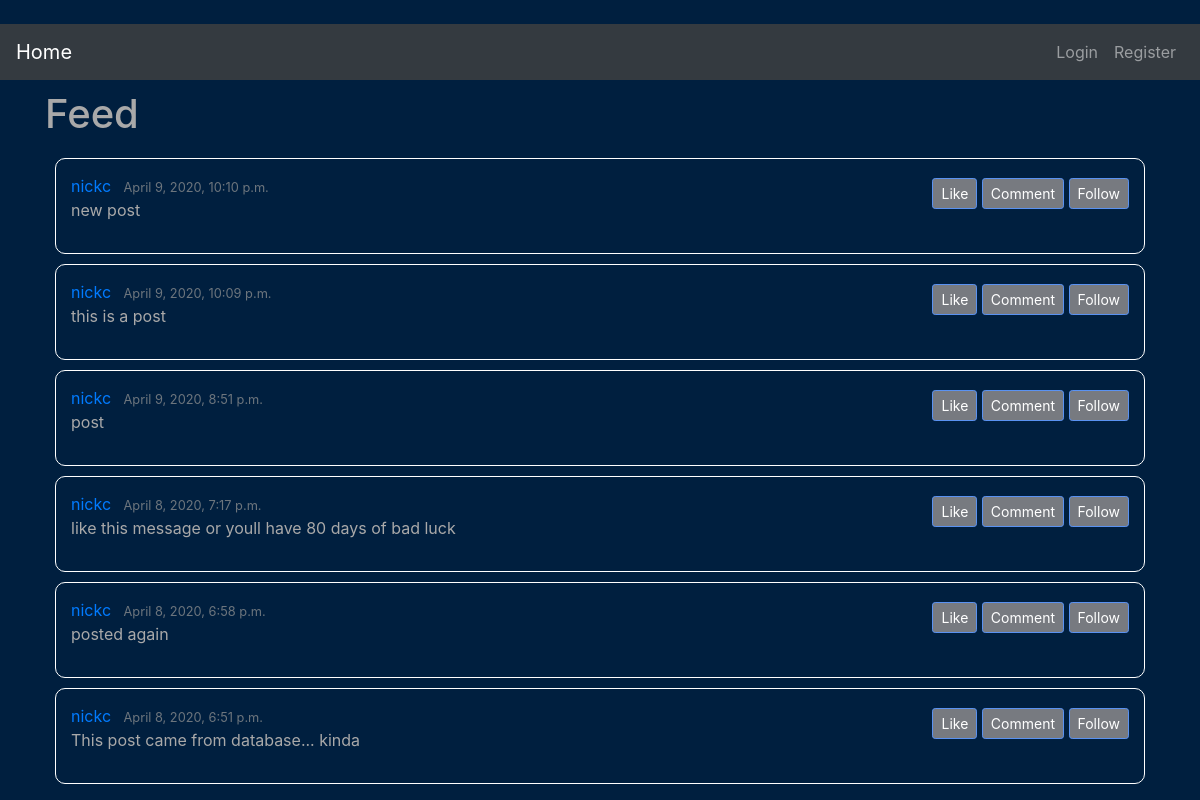
The app's page /, older data.
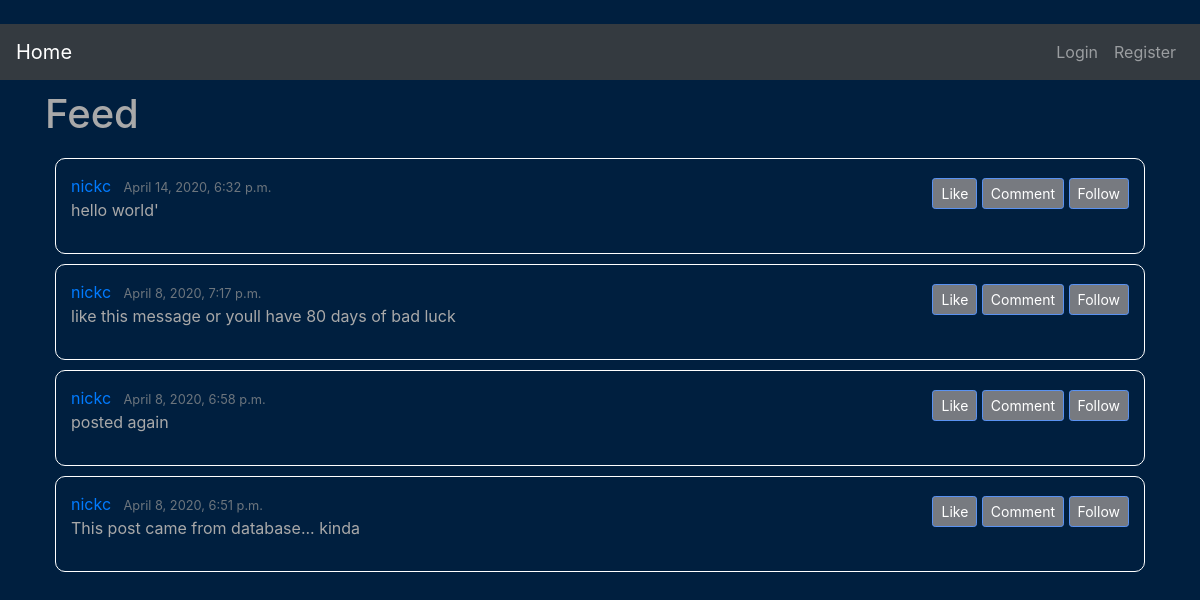
The same page, newer data.
### feed/models.py (models this page shows, shortened)
class Post(models.Model):
    content = models.TextField(max_length=280)  #sets 280 characters per post
    date_posted = models.DateTimeField(default=timezone.now)   #sets date/time when post is created
    username = models.ForeignKey(User, on_delete=models.CASCADE)      #related table is User. If user is deleted, delete posts as well
    likes = models.ManyToManyField(User, blank=True, related_name='likes')

### feed/views.py (the view)
# urls.py: path('', PostListView.as_view(), name='feed-home'),
class PostListView(ListView):
    model = Post     #tells listviewto query a post
    template_name = 'feed/feed.html'    #template w naming convention <app>/<model>_<viewtype>.html naming convention
    context_object_name = 'posts'
    ordering = ['-date_posted'] #chronological ordering

### feed/templates/feed/feed.html (shortened to what this page needs)
{% extends "feed/base.html" %}
{% load crispy_forms_tags %}
{% block content %}
    <div class="modal-title">
        <h1>Feed</h1>
   </div>
    {% for post in posts %}
        <article class="media content-section">
            <div class="media-body">
                <div class="article-metadata">
                    <a class="mr-2" href="{% url 'feed-detail' post.id %}">{{ post.username }}</a>
                    <small class="text-muted">{{ post.date_posted }}</small>
                </div>
                <p class="article-content" >{{ post.content }}</p>
            </div>
            <div class="icons">
                <button type="button" class="btn btn-sm mt-1 mb-1" aria-label="Left Align">
                    <span >Like</span>
                </button>
                <button type="button" class="btn btn-sm mt-1 mb-1" aria-label="Left Align">
                    <span>Comment</span>
                </button>
                <button type="button" class="btn btn-sm mt-1 mb-1" aria-label="Left Align">
                    <span >Follow</span>
                </button>
            </div>
        </article>
    {% endfor %}
{% endblock content %}

### feed/templates/feed/base.html (shortened to what this page needs)
﻿{% load static %}
<!DOCTYPE html>
<html>
<head>
    <link rel="stylesheet" href="https://stackpath.bootstrapcdn.com/bootstrap/4.3.1/css/bootstrap.min.css">
    <link rel="stylesheet" type="text/css" href="{% static 'feed/css/stylized.css' %}">
</head>
<body>
    <nav class="navbar navbar-expand-sm navbar-dark bg-dark">
        <a class="navbar-brand mr-4" href="{% url 'feed-home' %}">Home</a>
        <div class="navbar-nav">
            {% if user.is_authenticated %}
                <a class="nav-item nav-link" href="{% url 'logout' %}">Logout</a>
            {% else %}
                <a class="nav-item nav-link" href="{% url 'login' %}">Login</a>
                <a class="nav-item nav-link" href="{% url 'register' %}">Register</a>
            {% endif %}
        </div>
    </nav>
    <div class="container">
        {% block content %}{% endblock %}
    </div>
</body>
</html>

### feed/static/feed/css/stylized.css (style rules this page uses)
body { background-color: #001f3f; }
h1, p, small { color: darkgray; }
.modal-title { margin-top: 10px; margin-bottom: 20px; }
.media { padding: 15px; border: 1px solid white; border-radius: 10px; margin: 10px; }
.container { color: white; }
.btn { background: #777a80; border-color: #5a92f2; }
span { color: white; }

Row changes from the older to the newer data that the page shows:
removed Post: username "nickc", date_posted "April 9, 2020, 10:10 p.m.", content "new post"
removed Post: username "nickc", date_posted "April 9, 2020, 10:09 p.m.", content "this is a post"
removed Post: username "nickc", date_posted "April 9, 2020, 8:51 p.m.", content "post"
added Post: username "nickc", date_posted "April 14, 2020, 6:32 p.m.", content "hello world'"
